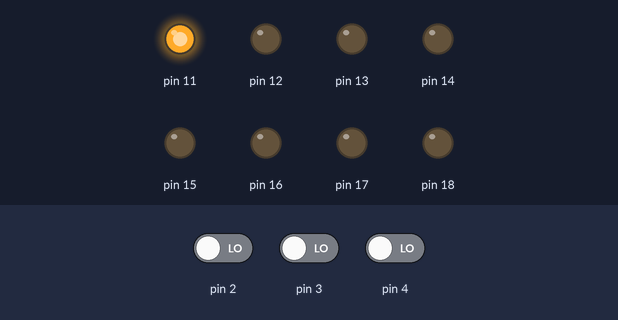
Recording of a sketch running on a simulated Arduino Uno, built with avr-gcc and run on an emulated ATmega328P. Shown: output pins drawn as LEDs (lit = HIGH). The test bench sets the inputs (shaded band); at power-on: pin 2 LOW, pin 3 LOW, pin 4 LOW.

Above: at 1.2 s.
1.3 s: pin 2 driven HIGH
At 2.3 s:
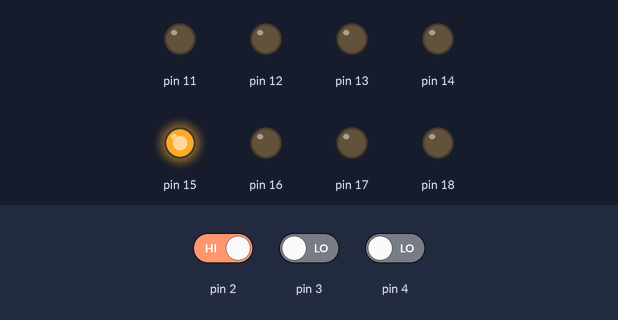
2.8 s: pin 3 driven HIGH
At 3.4 s:
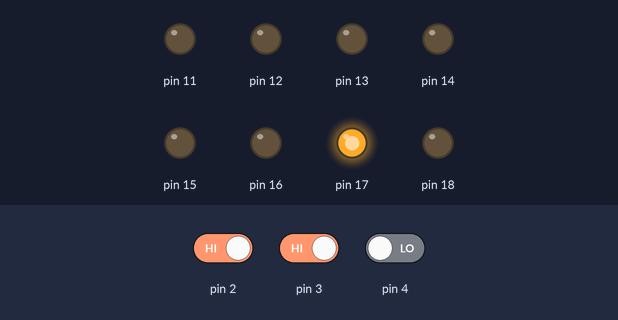
4.3 s: pin 4 driven HIGH
At 4.6 s:
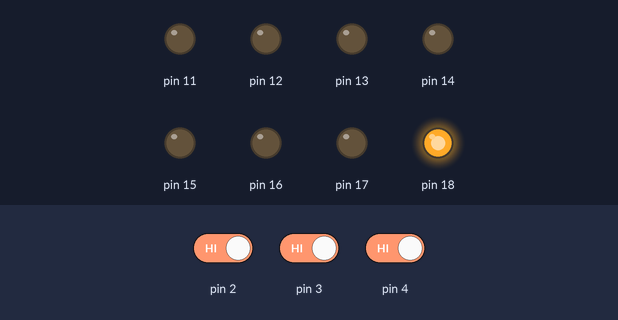
5.8 s: pin 2 driven LOW
At 6.9 s:
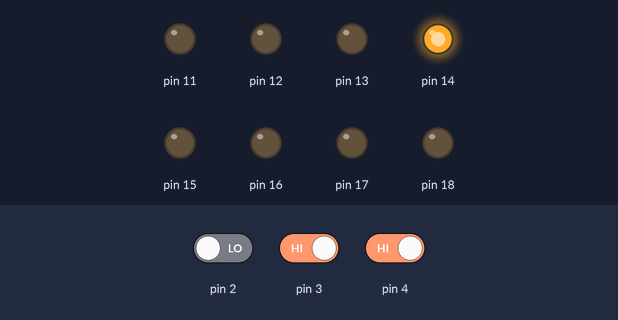
7.3 s: pin 3 driven LOW
At 8.0 s:
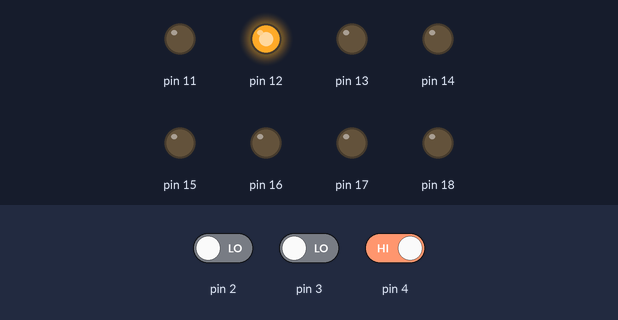
8.8 s: pin 2 driven HIGH
At 9.2 s:
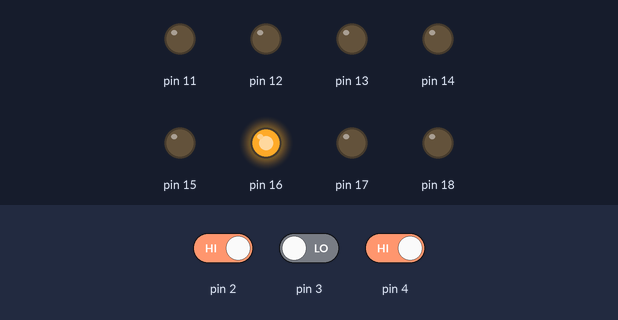
Timing chart, 0 to 11.3 s (numbered marks = the images above; inputs shaded):
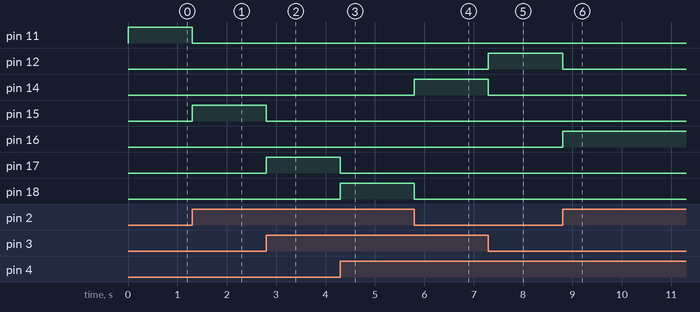

Measured:
- after the input at 1.3 s, pin 11: HIGH → LOW at once; pin 15: LOW → HIGH at once
- after the input at 2.8 s, pin 15: HIGH → LOW at once; pin 17: LOW → HIGH at once
- after the input at 4.3 s, pin 17: HIGH → LOW at once; pin 18: LOW → HIGH at once
- after the input at 5.8 s, pin 14: LOW → HIGH at once; pin 18: HIGH → LOW at once
- after the input at 7.3 s, pin 12: LOW → HIGH at once; pin 14: HIGH → LOW at once
- after the input at 8.8 s, pin 12: HIGH → LOW at once; pin 16: LOW → HIGH at once

The sketch:

Program_No_1.ino
```cpp
/*
    Program No. 1
    02/02/2024
    Make an Arduino sketch to implement the following truth table:
    x   y   z   D0  D1  D2  D3  D4  D5  D6  D7
    0   0   0   1   0   0   0   0   0   0   0
    0   0   1   0   1   0   0   0   0   0   0
    0   1   0   0   0   1   0   0   0   0   0
    0   1   1   0   0   0   1   0   0   0   0
    1   0   0   0   0   0   0   1   0   0   0
    1   0   1   0   0   0   0   0   1   0   0
    1   1   0   0   0   0   0   0   0   1   0
    1   1   1   0   0   0   0   0   0   0   1
    Use:
        x --> pin 2
        y --> pin 3
        z --> pin 4
        D0 to D7 --> pin 11 to pin 18
*/

#define x digitalRead(2)
#define y digitalRead(3)
#define z digitalRead(4)

void setup() {
    pinMode(2, INPUT);
    pinMode(3, INPUT);
    pinMode(4, INPUT);
    pinMode(11, OUTPUT);
    pinMode(12, OUTPUT);
    pinMode(13, OUTPUT);
    pinMode(14, OUTPUT);
    pinMode(15, OUTPUT);
    pinMode(16, OUTPUT);
    pinMode(17, OUTPUT);
    pinMode(18, OUTPUT);
}

void loop() {
    if ((x == 0) && (y == 0) && (z == 0)) {
        digitalWrite(11, HIGH);
        digitalWrite(12, LOW);
        digitalWrite(13, LOW);
        digitalWrite(14, LOW);
        digitalWrite(15, LOW);
        digitalWrite(16, LOW);
        digitalWrite(17, LOW);
        digitalWrite(18, LOW);
    } else if ((x == 0) && (y == 0) && (z == 1)) {
	    digitalWrite(11, LOW);
	    digitalWrite(12, HIGH);
	    digitalWrite(13, LOW);
	    digitalWrite(14, LOW);
	    digitalWrite(15, LOW);
	    digitalWrite(16, LOW);
	    digitalWrite(17, LOW);
	    digitalWrite(18, LOW);
    } else if ((x == 0) && (y == 1) && (z == 0)) {
        digitalWrite(11, LOW);
        digitalWrite(12, LOW);
        digitalWrite(13, HIGH);
        digitalWrite(14, LOW);
        digitalWrite(15, LOW);
        digitalWrite(16, LOW);
        digitalWrite(17, LOW);
        digitalWrite(18, LOW);
    } else if ((x == 0) && (y == 1) && (z == 1)) {
        digitalWrite(11, LOW);
        digitalWrite(12, LOW);
        digitalWrite(13, LOW);
        digitalWrite(14, HIGH);
        digitalWrite(15, LOW);
        digitalWrite(16, LOW);
        digitalWrite(17, LOW);
        digitalWrite(18, LOW);
    } else if ((x == 1) && (y == 0) && (z == 0)) {
        digitalWrite(11, LOW);
        digitalWrite(12, LOW);
        digitalWrite(13, LOW);
        digitalWrite(14, LOW);
        digitalWrite(15, HIGH);
        digitalWrite(16, LOW);
        digitalWrite(17, LOW);
        digitalWrite(18, LOW);
    } else if ((x == 1) && (y == 0) && (z == 1)) {
        digitalWrite(11, LOW);
        digitalWrite(12, LOW);
        digitalWrite(13, LOW);
        digitalWrite(14, LOW);
        digitalWrite(15, LOW);
        digitalWrite(16, HIGH);
        digitalWrite(17, LOW);
        digitalWrite(18, LOW);
    } else if ((x == 1) && (y == 1) && (z == 0)) {
        digitalWrite(11, LOW);
        digitalWrite(12, LOW);
        digitalWrite(13, LOW);
        digitalWrite(14, LOW);
        digitalWrite(15, LOW);
        digitalWrite(16, LOW);
        digitalWrite(17, HIGH);
        digitalWrite(18, LOW);
    } else if ((x == 1) && (y == 1) && (z == 1)) {
        digitalWrite(11, LOW);
        digitalWrite(12, LOW);
        digitalWrite(13, LOW);
        digitalWrite(14, LOW);
        digitalWrite(15, LOW);
        digitalWrite(16, LOW);
        digitalWrite(17, LOW);
        digitalWrite(18, HIGH);
    }
}
```
